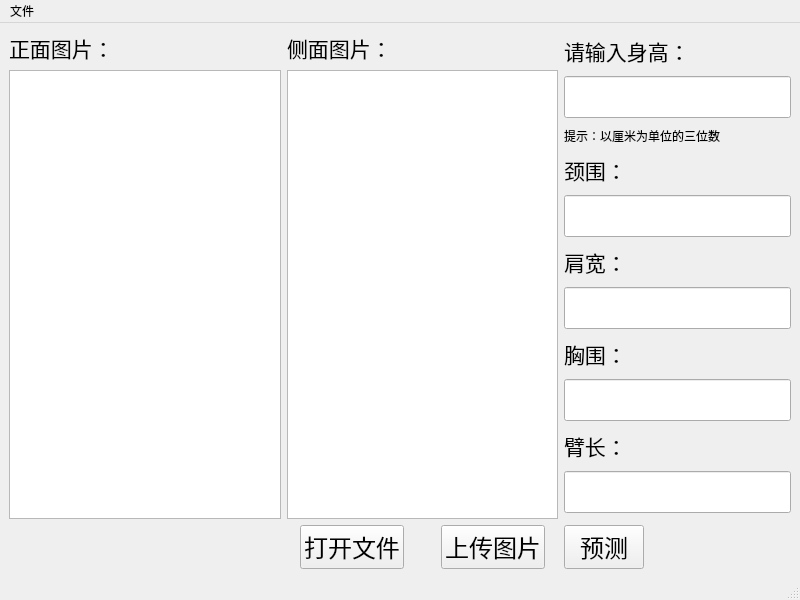
<?xml version="1.0" encoding="UTF-8"?>
<ui version="4.0">
 <class>MainWindow</class>
 <widget class="QMainWindow" name="MainWindow">
  <property name="geometry">
   <rect>
    <x>0</x>
    <y>0</y>
    <width>800</width>
    <height>600</height>
   </rect>
  </property>
  <property name="windowTitle">
   <string>MainWindow</string>
  </property>
  <property name="whatsThis">
   <string/>
  </property>
  <widget class="QWidget" name="centralwidget">
   <layout class="QGridLayout" name="gridLayout">
    <item row="0" column="0">
     <layout class="QVBoxLayout" name="verticalLayout_2">
      <item>
       <widget class="QLabel" name="label_front">
        <property name="font">
         <font>
          <family>宋体</family>
          <pointsize>16</pointsize>
         </font>
        </property>
        <property name="text">
         <string>正面图片：</string>
        </property>
       </widget>
      </item>
      <item>
       <widget class="QGraphicsView" name="graphicsView_front">
        <property name="sizePolicy">
         <sizepolicy hsizetype="Expanding" vsizetype="Expanding">
          <horstretch>0</horstretch>
          <verstretch>0</verstretch>
         </sizepolicy>
        </property>
       </widget>
      </item>
     </layout>
    </item>
    <item row="0" column="1">
     <layout class="QVBoxLayout" name="verticalLayout_3">
      <item>
       <widget class="QLabel" name="label_side">
        <property name="font">
         <font>
          <family>宋体</family>
          <pointsize>16</pointsize>
         </font>
        </property>
        <property name="text">
         <string>侧面图片：</string>
        </property>
       </widget>
      </item>
      <item>
       <widget class="QGraphicsView" name="graphicsView_side"/>
      </item>
     </layout>
    </item>
    <item row="0" column="2">
     <layout class="QVBoxLayout" name="verticalLayout">
      <item>
       <widget class="QLabel" name="label_input_height">
        <property name="sizePolicy">
         <sizepolicy hsizetype="Fixed" vsizetype="Fixed">
          <horstretch>0</horstretch>
          <verstretch>0</verstretch>
         </sizepolicy>
        </property>
        <property name="font">
         <font>
          <family>宋体</family>
          <pointsize>16</pointsize>
         </font>
        </property>
        <property name="text">
         <string>请输入身高：</string>
        </property>
       </widget>
      </item>
      <item>
       <widget class="QLineEdit" name="lineEdit_height">
        <property name="sizePolicy">
         <sizepolicy hsizetype="Fixed" vsizetype="Fixed">
          <horstretch>0</horstretch>
          <verstretch>0</verstretch>
         </sizepolicy>
        </property>
        <property name="font">
         <font>
          <family>宋体</family>
          <pointsize>18</pointsize>
         </font>
        </property>
       </widget>
      </item>
      <item>
       <widget class="QLabel" name="label">
        <property name="sizePolicy">
         <sizepolicy hsizetype="Fixed" vsizetype="Fixed">
          <horstretch>0</horstretch>
          <verstretch>0</verstretch>
         </sizepolicy>
        </property>
        <property name="text">
         <string>提示：以厘米为单位的三位数</string>
        </property>
       </widget>
      </item>
      <item>
       <widget class="QLabel" name="label_neck">
        <property name="sizePolicy">
         <sizepolicy hsizetype="Fixed" vsizetype="Fixed">
          <horstretch>0</horstretch>
          <verstretch>0</verstretch>
         </sizepolicy>
        </property>
        <property name="font">
         <font>
          <family>宋体</family>
          <pointsize>16</pointsize>
         </font>
        </property>
        <property name="text">
         <string>颈围：</string>
        </property>
       </widget>
      </item>
      <item>
       <widget class="QLineEdit" name="lineEdit_neck">
        <property name="sizePolicy">
         <sizepolicy hsizetype="Fixed" vsizetype="Fixed">
          <horstretch>0</horstretch>
          <verstretch>0</verstretch>
         </sizepolicy>
        </property>
        <property name="font">
         <font>
          <family>宋体</family>
          <pointsize>18</pointsize>
         </font>
        </property>
        <property name="layoutDirection">
         <enum>Qt::LeftToRight</enum>
        </property>
        <property name="readOnly">
         <bool>true</bool>
        </property>
       </widget>
      </item>
      <item>
       <widget class="QLabel" name="label_sholder">
        <property name="sizePolicy">
         <sizepolicy hsizetype="Fixed" vsizetype="Fixed">
          <horstretch>0</horstretch>
          <verstretch>0</verstretch>
         </sizepolicy>
        </property>
        <property name="font">
         <font>
          <family>宋体</family>
          <pointsize>16</pointsize>
         </font>
        </property>
        <property name="text">
         <string>肩宽：</string>
        </property>
       </widget>
      </item>
      <item>
       <widget class="QLineEdit" name="lineEdit_shoulder">
        <property name="sizePolicy">
         <sizepolicy hsizetype="Fixed" vsizetype="Fixed">
          <horstretch>0</horstretch>
          <verstretch>0</verstretch>
         </sizepolicy>
        </property>
        <property name="font">
         <font>
          <family>宋体</family>
          <pointsize>18</pointsize>
         </font>
        </property>
        <property name="readOnly">
         <bool>true</bool>
        </property>
       </widget>
      </item>
      <item>
       <widget class="QLabel" name="label_chest">
        <property name="sizePolicy">
         <sizepolicy hsizetype="Fixed" vsizetype="Fixed">
          <horstretch>0</horstretch>
          <verstretch>0</verstretch>
         </sizepolicy>
        </property>
        <property name="font">
         <font>
          <family>宋体</family>
          <pointsize>16</pointsize>
         </font>
        </property>
        <property name="text">
         <string>胸围：</string>
        </property>
       </widget>
      </item>
      <item>
       <widget class="QLineEdit" name="lineEdit_chest">
        <property name="sizePolicy">
         <sizepolicy hsizetype="Fixed" vsizetype="Fixed">
          <horstretch>0</horstretch>
          <verstretch>0</verstretch>
         </sizepolicy>
        </property>
        <property name="font">
         <font>
          <family>宋体</family>
          <pointsize>18</pointsize>
         </font>
        </property>
        <property name="readOnly">
         <bool>true</bool>
        </property>
       </widget>
      </item>
      <item>
       <widget class="QLabel" name="label_arm">
        <property name="sizePolicy">
         <sizepolicy hsizetype="Fixed" vsizetype="Fixed">
          <horstretch>0</horstretch>
          <verstretch>0</verstretch>
         </sizepolicy>
        </property>
        <property name="font">
         <font>
          <family>宋体</family>
          <pointsize>16</pointsize>
         </font>
        </property>
        <property name="text">
         <string>臂长：</string>
        </property>
       </widget>
      </item>
      <item>
       <widget class="QLineEdit" name="lineEdit_arm">
        <property name="sizePolicy">
         <sizepolicy hsizetype="Fixed" vsizetype="Fixed">
          <horstretch>0</horstretch>
          <verstretch>0</verstretch>
         </sizepolicy>
        </property>
        <property name="font">
         <font>
          <family>宋体</family>
          <pointsize>18</pointsize>
         </font>
        </property>
        <property name="readOnly">
         <bool>true</bool>
        </property>
       </widget>
      </item>
     </layout>
    </item>
    <item row="1" column="2">
     <widget class="QPushButton" name="btn_predict">
      <property name="sizePolicy">
       <sizepolicy hsizetype="Fixed" vsizetype="Fixed">
        <horstretch>0</horstretch>
        <verstretch>0</verstretch>
       </sizepolicy>
      </property>
      <property name="font">
       <font>
        <family>宋体</family>
        <pointsize>18</pointsize>
       </font>
      </property>
      <property name="text">
       <string>预测</string>
      </property>
     </widget>
    </item>
    <item row="1" column="1">
     <layout class="QHBoxLayout" name="horizontalLayout">
      <property name="spacing">
       <number>24</number>
      </property>
      <property name="sizeConstraint">
       <enum>QLayout::SetFixedSize</enum>
      </property>
      <item>
       <widget class="QPushButton" name="btn_openFile">
        <property name="sizePolicy">
         <sizepolicy hsizetype="Fixed" vsizetype="Fixed">
          <horstretch>0</horstretch>
          <verstretch>0</verstretch>
         </sizepolicy>
        </property>
        <property name="font">
         <font>
          <family>宋体</family>
          <pointsize>18</pointsize>
         </font>
        </property>
        <property name="text">
         <string>打开文件</string>
        </property>
       </widget>
      </item>
      <item>
       <widget class="QPushButton" name="btn_uploadImage">
        <property name="sizePolicy">
         <sizepolicy hsizetype="Fixed" vsizetype="Fixed">
          <horstretch>0</horstretch>
          <verstretch>0</verstretch>
         </sizepolicy>
        </property>
        <property name="font">
         <font>
          <family>宋体</family>
          <pointsize>18</pointsize>
         </font>
        </property>
        <property name="text">
         <string>上传图片</string>
        </property>
       </widget>
      </item>
     </layout>
    </item>
   </layout>
  </widget>
  <widget class="QMenuBar" name="menubar">
   <property name="geometry">
    <rect>
     <x>0</x>
     <y>0</y>
     <width>800</width>
     <height>21</height>
    </rect>
   </property>
   <widget class="QMenu" name="filemenu">
    <property name="title">
     <string>文件</string>
    </property>
    <addaction name="actionopen"/>
   </widget>
   <addaction name="filemenu"/>
  </widget>
  <widget class="QStatusBar" name="statusbar"/>
  <action name="actionopen">
   <property name="text">
    <string>打开</string>
   </property>
  </action>
 </widget>
 <resources/>
 <connections/>
</ui>
